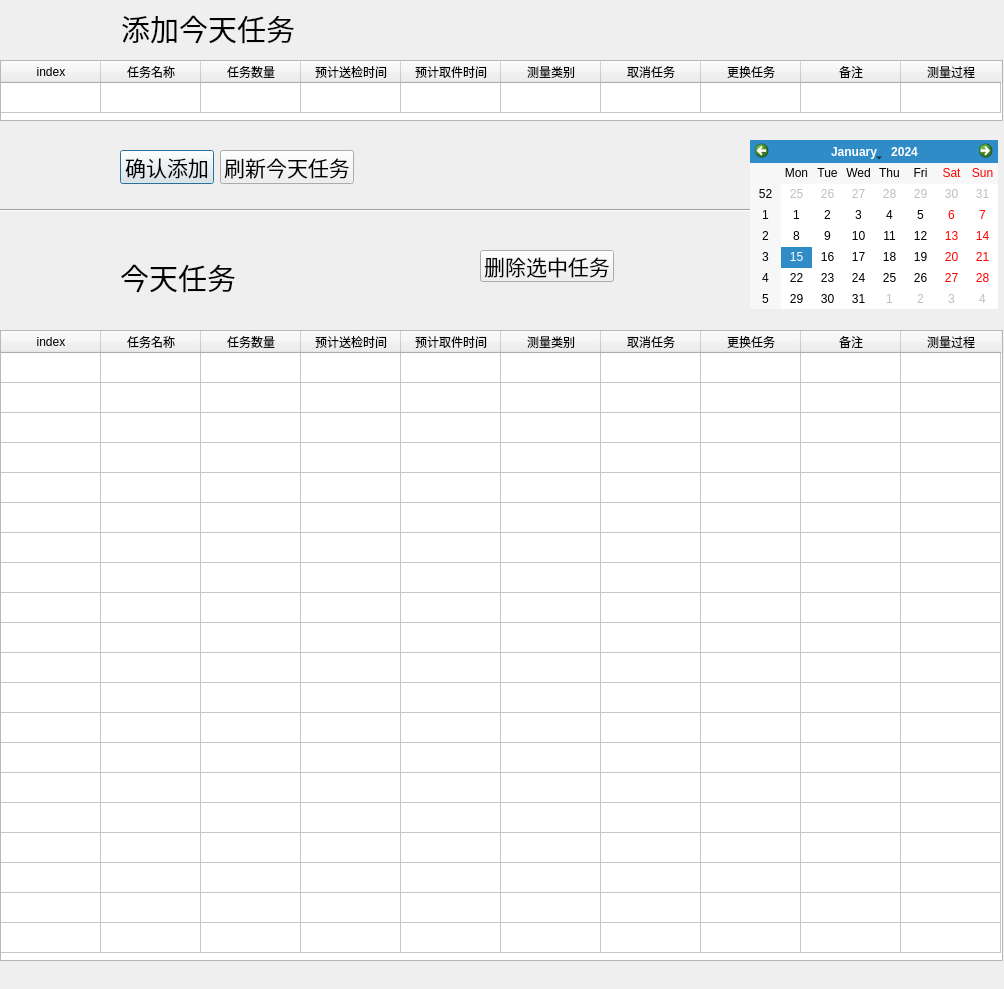
<?xml version="1.0" encoding="UTF-8"?>
<ui version="4.0">
 <class>Dialog_addtask</class>
 <widget class="QDialog" name="Dialog_addtask">
  <property name="geometry">
   <rect>
    <x>0</x>
    <y>0</y>
    <width>1004</width>
    <height>989</height>
   </rect>
  </property>
  <property name="windowTitle">
   <string>Dialog</string>
  </property>
  <property name="windowIcon">
   <iconset>
    <normaloff>source/todaytaskwindow.ico</normaloff>source/todaytaskwindow.ico</iconset>
  </property>
  <property name="statusTip">
   <string/>
  </property>
  <property name="layoutDirection">
   <enum>Qt::LeftToRight</enum>
  </property>
  <widget class="QTableWidget" name="addtasktable">
   <property name="enabled">
    <bool>true</bool>
   </property>
   <property name="geometry">
    <rect>
     <x>0</x>
     <y>60</y>
     <width>1003</width>
     <height>61</height>
    </rect>
   </property>
   <property name="sizePolicy">
    <sizepolicy hsizetype="Expanding" vsizetype="Expanding">
     <horstretch>0</horstretch>
     <verstretch>0</verstretch>
    </sizepolicy>
   </property>
   <property name="autoScroll">
    <bool>true</bool>
   </property>
   <property name="gridStyle">
    <enum>Qt::SolidLine</enum>
   </property>
   <property name="rowCount">
    <number>1</number>
   </property>
   <property name="columnCount">
    <number>10</number>
   </property>
   <attribute name="horizontalHeaderHighlightSections">
    <bool>true</bool>
   </attribute>
   <attribute name="horizontalHeaderShowSortIndicator" stdset="0">
    <bool>false</bool>
   </attribute>
   <attribute name="verticalHeaderVisible">
    <bool>false</bool>
   </attribute>
   <attribute name="verticalHeaderCascadingSectionResizes">
    <bool>false</bool>
   </attribute>
   <attribute name="verticalHeaderHighlightSections">
    <bool>false</bool>
   </attribute>
   <attribute name="verticalHeaderShowSortIndicator" stdset="0">
    <bool>false</bool>
   </attribute>
   <attribute name="verticalHeaderStretchLastSection">
    <bool>false</bool>
   </attribute>
   <row/>
   <column>
    <property name="text">
     <string>index</string>
    </property>
   </column>
   <column>
    <property name="text">
     <string>任务名称</string>
    </property>
    <property name="font">
     <font>
      <family>方正兰亭黑_GBK</family>
      <strikeout>false</strikeout>
     </font>
    </property>
    <property name="textAlignment">
     <set>AlignHCenter|AlignVCenter|AlignCenter</set>
    </property>
   </column>
   <column>
    <property name="text">
     <string>任务数量</string>
    </property>
    <property name="textAlignment">
     <set>AlignHCenter|AlignVCenter|AlignCenter</set>
    </property>
   </column>
   <column>
    <property name="text">
     <string>预计送检时间</string>
    </property>
    <property name="textAlignment">
     <set>AlignHCenter|AlignVCenter|AlignCenter</set>
    </property>
   </column>
   <column>
    <property name="text">
     <string>预计取件时间</string>
    </property>
    <property name="textAlignment">
     <set>AlignHCenter|AlignVCenter|AlignCenter</set>
    </property>
   </column>
   <column>
    <property name="text">
     <string>测量类别</string>
    </property>
    <property name="textAlignment">
     <set>AlignHCenter|AlignVCenter|AlignCenter</set>
    </property>
   </column>
   <column>
    <property name="text">
     <string>取消任务</string>
    </property>
    <property name="textAlignment">
     <set>AlignHCenter|AlignVCenter|AlignCenter</set>
    </property>
   </column>
   <column>
    <property name="text">
     <string>更换任务</string>
    </property>
    <property name="textAlignment">
     <set>AlignHCenter|AlignVCenter|AlignCenter</set>
    </property>
   </column>
   <column>
    <property name="text">
     <string>备注</string>
    </property>
    <property name="textAlignment">
     <set>AlignHCenter|AlignVCenter|AlignCenter</set>
    </property>
   </column>
   <column>
    <property name="text">
     <string>测量过程</string>
    </property>
    <property name="textAlignment">
     <set>AlignHCenter|AlignVCenter|AlignCenter</set>
    </property>
   </column>
   <item row="0" column="1">
    <property name="text">
     <string/>
    </property>
    <property name="font">
     <font>
      <family>方正兰亭黑_GBK</family>
      <weight>50</weight>
      <bold>false</bold>
     </font>
    </property>
   </item>
  </widget>
  <widget class="QLabel" name="label">
   <property name="geometry">
    <rect>
     <x>121</x>
     <y>11</y>
     <width>174</width>
     <height>34</height>
    </rect>
   </property>
   <property name="font">
    <font>
     <family>方正兰亭黑_GBK</family>
     <pointsize>22</pointsize>
    </font>
   </property>
   <property name="text">
    <string>添加今天任务</string>
   </property>
  </widget>
  <widget class="Line" name="line">
   <property name="geometry">
    <rect>
     <x>0</x>
     <y>200</y>
     <width>751</width>
     <height>21</height>
    </rect>
   </property>
   <property name="orientation">
    <enum>Qt::Horizontal</enum>
   </property>
  </widget>
  <widget class="QTableWidget" name="tasktable">
   <property name="enabled">
    <bool>true</bool>
   </property>
   <property name="geometry">
    <rect>
     <x>0</x>
     <y>330</y>
     <width>1003</width>
     <height>631</height>
    </rect>
   </property>
   <property name="sizePolicy">
    <sizepolicy hsizetype="Expanding" vsizetype="Expanding">
     <horstretch>0</horstretch>
     <verstretch>0</verstretch>
    </sizepolicy>
   </property>
   <property name="autoScroll">
    <bool>true</bool>
   </property>
   <property name="gridStyle">
    <enum>Qt::SolidLine</enum>
   </property>
   <property name="rowCount">
    <number>20</number>
   </property>
   <property name="columnCount">
    <number>10</number>
   </property>
   <attribute name="horizontalHeaderHighlightSections">
    <bool>true</bool>
   </attribute>
   <attribute name="horizontalHeaderShowSortIndicator" stdset="0">
    <bool>false</bool>
   </attribute>
   <attribute name="verticalHeaderVisible">
    <bool>false</bool>
   </attribute>
   <attribute name="verticalHeaderCascadingSectionResizes">
    <bool>false</bool>
   </attribute>
   <attribute name="verticalHeaderHighlightSections">
    <bool>false</bool>
   </attribute>
   <attribute name="verticalHeaderShowSortIndicator" stdset="0">
    <bool>false</bool>
   </attribute>
   <attribute name="verticalHeaderStretchLastSection">
    <bool>false</bool>
   </attribute>
   <row/>
   <row/>
   <row/>
   <row/>
   <row/>
   <row/>
   <row/>
   <row/>
   <row/>
   <row/>
   <row/>
   <row/>
   <row/>
   <row/>
   <row/>
   <row/>
   <row/>
   <row/>
   <row/>
   <row/>
   <column>
    <property name="text">
     <string>index</string>
    </property>
   </column>
   <column>
    <property name="text">
     <string>任务名称</string>
    </property>
    <property name="font">
     <font>
      <family>方正兰亭黑_GBK</family>
      <strikeout>false</strikeout>
     </font>
    </property>
    <property name="textAlignment">
     <set>AlignHCenter|AlignVCenter|AlignCenter</set>
    </property>
   </column>
   <column>
    <property name="text">
     <string>任务数量</string>
    </property>
    <property name="textAlignment">
     <set>AlignHCenter|AlignVCenter|AlignCenter</set>
    </property>
   </column>
   <column>
    <property name="text">
     <string>预计送检时间</string>
    </property>
    <property name="textAlignment">
     <set>AlignHCenter|AlignVCenter|AlignCenter</set>
    </property>
   </column>
   <column>
    <property name="text">
     <string>预计取件时间</string>
    </property>
    <property name="textAlignment">
     <set>AlignHCenter|AlignVCenter|AlignCenter</set>
    </property>
   </column>
   <column>
    <property name="text">
     <string>测量类别</string>
    </property>
    <property name="textAlignment">
     <set>AlignHCenter|AlignVCenter|AlignCenter</set>
    </property>
   </column>
   <column>
    <property name="text">
     <string>取消任务</string>
    </property>
    <property name="textAlignment">
     <set>AlignHCenter|AlignVCenter|AlignCenter</set>
    </property>
   </column>
   <column>
    <property name="text">
     <string>更换任务</string>
    </property>
    <property name="textAlignment">
     <set>AlignHCenter|AlignVCenter|AlignCenter</set>
    </property>
   </column>
   <column>
    <property name="text">
     <string>备注</string>
    </property>
    <property name="textAlignment">
     <set>AlignHCenter|AlignVCenter|AlignCenter</set>
    </property>
   </column>
   <column>
    <property name="text">
     <string>测量过程</string>
    </property>
    <property name="textAlignment">
     <set>AlignHCenter|AlignVCenter|AlignCenter</set>
    </property>
   </column>
   <item row="0" column="1">
    <property name="text">
     <string/>
    </property>
    <property name="font">
     <font>
      <family>方正兰亭黑_GBK</family>
      <weight>50</weight>
      <bold>false</bold>
     </font>
    </property>
   </item>
  </widget>
  <widget class="QLabel" name="label_2">
   <property name="geometry">
    <rect>
     <x>120</x>
     <y>260</y>
     <width>116</width>
     <height>34</height>
    </rect>
   </property>
   <property name="font">
    <font>
     <family>方正兰亭黑_GBK</family>
     <pointsize>22</pointsize>
    </font>
   </property>
   <property name="text">
    <string>今天任务</string>
   </property>
  </widget>
  <widget class="QCalendarWidget" name="calendarWidget">
   <property name="geometry">
    <rect>
     <x>750</x>
     <y>140</y>
     <width>248</width>
     <height>169</height>
    </rect>
   </property>
  </widget>
  <widget class="QWidget" name="layoutWidget">
   <property name="geometry">
    <rect>
     <x>120</x>
     <y>150</y>
     <width>234</width>
     <height>34</height>
    </rect>
   </property>
   <layout class="QHBoxLayout" name="horizontalLayout">
    <item>
     <widget class="QPushButton" name="comfirm_btn">
      <property name="font">
       <font>
        <family>方正兰亭黑_GBK</family>
        <pointsize>16</pointsize>
       </font>
      </property>
      <property name="text">
       <string>确认添加</string>
      </property>
     </widget>
    </item>
    <item>
     <widget class="QPushButton" name="comfirm_btn_2">
      <property name="font">
       <font>
        <family>方正兰亭黑_GBK</family>
        <pointsize>16</pointsize>
       </font>
      </property>
      <property name="text">
       <string>刷新今天任务</string>
      </property>
     </widget>
    </item>
   </layout>
  </widget>
  <widget class="QPushButton" name="del_btn">
   <property name="geometry">
    <rect>
     <x>480</x>
     <y>250</y>
     <width>134</width>
     <height>32</height>
    </rect>
   </property>
   <property name="font">
    <font>
     <family>方正兰亭黑_GBK</family>
     <pointsize>16</pointsize>
    </font>
   </property>
   <property name="text">
    <string>删除选中任务</string>
   </property>
  </widget>
  <zorder>layoutWidget</zorder>
  <zorder>addtasktable</zorder>
  <zorder>label</zorder>
  <zorder>tasktable</zorder>
  <zorder>line</zorder>
  <zorder>label_2</zorder>
  <zorder>calendarWidget</zorder>
  <zorder>del_btn</zorder>
 </widget>
 <resources/>
 <connections/>
</ui>
